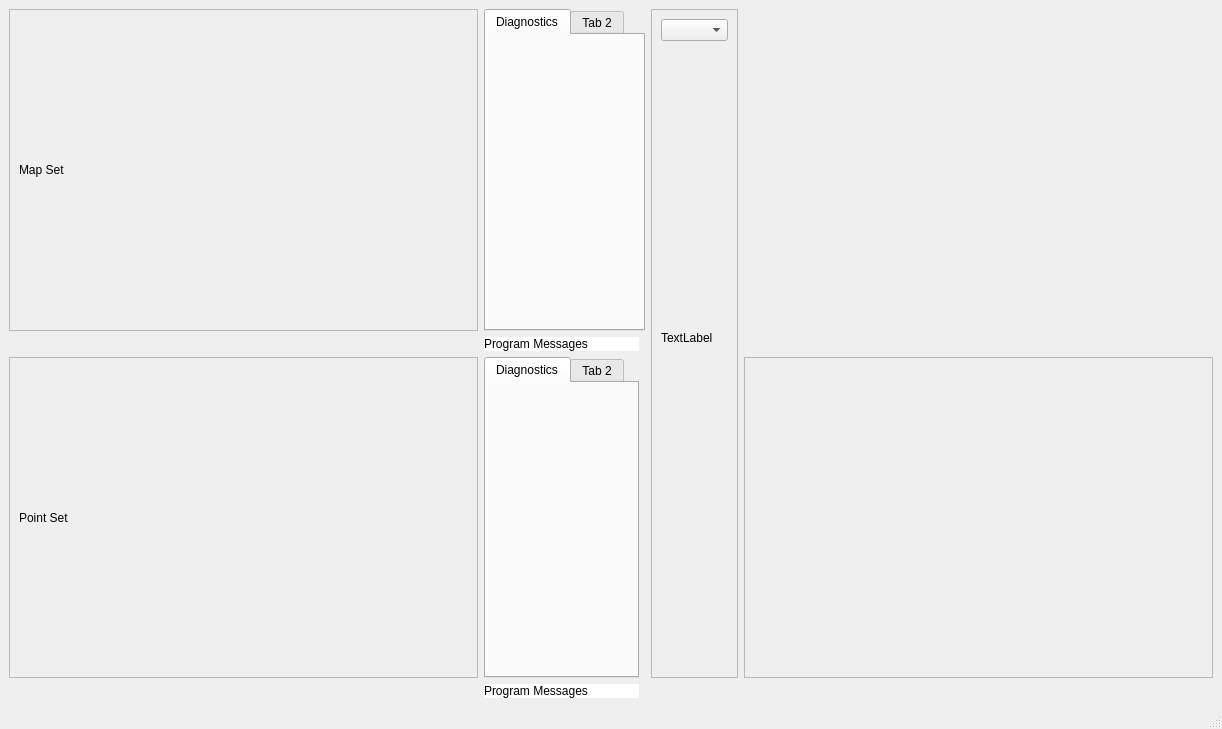
<?xml version="1.0" encoding="UTF-8"?>
<ui version="4.0">
 <class>ImageViewer</class>
 <widget class="QMainWindow" name="ImageViewer">
  <property name="geometry">
   <rect>
    <x>0</x>
    <y>0</y>
    <width>1222</width>
    <height>729</height>
   </rect>
  </property>
  <property name="windowTitle">
   <string>ImageViewer</string>
  </property>
  <property name="autoFillBackground">
   <bool>true</bool>
  </property>
  <widget class="QWidget" name="centralwidget">
   <property name="enabled">
    <bool>true</bool>
   </property>
   <property name="autoFillBackground">
    <bool>true</bool>
   </property>
   <layout class="QGridLayout" name="gridLayout_2">
    <item row="1" column="4" rowspan="3">
     <widget class="QScrollArea" name="scrollArea">
      <property name="sizePolicy">
       <sizepolicy hsizetype="Preferred" vsizetype="Preferred">
        <horstretch>0</horstretch>
        <verstretch>0</verstretch>
       </sizepolicy>
      </property>
      <property name="widgetResizable">
       <bool>false</bool>
      </property>
      <widget class="QWidget" name="scrollAreaWidgetContents">
       <property name="geometry">
        <rect>
         <x>0</x>
         <y>0</y>
         <width>85</width>
         <height>628</height>
        </rect>
       </property>
       <layout class="QVBoxLayout" name="verticalLayout">
        <item>
         <widget class="QComboBox" name="comboBox">
          <property name="editable">
           <bool>false</bool>
          </property>
         </widget>
        </item>
        <item>
         <widget class="QLabel" name="label_colourPalette">
          <property name="sizePolicy">
           <sizepolicy hsizetype="Preferred" vsizetype="Preferred">
            <horstretch>0</horstretch>
            <verstretch>0</verstretch>
           </sizepolicy>
          </property>
          <property name="autoFillBackground">
           <bool>true</bool>
          </property>
          <property name="text">
           <string>TextLabel</string>
          </property>
          <property name="scaledContents">
           <bool>true</bool>
          </property>
         </widget>
        </item>
       </layout>
      </widget>
     </widget>
    </item>
    <item row="1" column="0">
     <widget class="QScrollArea" name="scrollAreaM">
      <property name="widgetResizable">
       <bool>true</bool>
      </property>
      <widget class="QWidget" name="labelM">
       <property name="enabled">
        <bool>true</bool>
       </property>
       <property name="geometry">
        <rect>
         <x>0</x>
         <y>0</y>
         <width>466</width>
         <height>306</height>
        </rect>
       </property>
       <property name="mouseTracking">
        <bool>true</bool>
       </property>
       <layout class="QHBoxLayout" name="horizontalLayout">
        <item>
         <widget class="QLabel" name="imageLabelM">
          <property name="sizePolicy">
           <sizepolicy hsizetype="Preferred" vsizetype="Preferred">
            <horstretch>0</horstretch>
            <verstretch>0</verstretch>
           </sizepolicy>
          </property>
          <property name="autoFillBackground">
           <bool>true</bool>
          </property>
          <property name="text">
           <string>Map Set</string>
          </property>
          <property name="scaledContents">
           <bool>true</bool>
          </property>
         </widget>
        </item>
       </layout>
      </widget>
     </widget>
    </item>
    <item row="3" column="0">
     <widget class="QScrollArea" name="scrollAreaP">
      <property name="widgetResizable">
       <bool>true</bool>
      </property>
      <widget class="QWidget" name="labelP">
       <property name="geometry">
        <rect>
         <x>0</x>
         <y>0</y>
         <width>466</width>
         <height>305</height>
        </rect>
       </property>
       <property name="mouseTracking">
        <bool>true</bool>
       </property>
       <layout class="QHBoxLayout" name="horizontalLayout_2">
        <item>
         <widget class="QLabel" name="imageLabelP">
          <property name="autoFillBackground">
           <bool>true</bool>
          </property>
          <property name="text">
           <string>Point Set</string>
          </property>
          <property name="scaledContents">
           <bool>true</bool>
          </property>
         </widget>
        </item>
       </layout>
      </widget>
     </widget>
    </item>
    <item row="4" column="1">
     <widget class="QLabel" name="label_outputP">
      <property name="autoFillBackground">
       <bool>false</bool>
      </property>
      <property name="styleSheet">
       <string notr="true">background-color: rgb(255, 255, 255);</string>
      </property>
      <property name="text">
       <string>Program Messages</string>
      </property>
     </widget>
    </item>
    <item row="1" column="5">
     <spacer name="horizontalSpacer">
      <property name="orientation">
       <enum>Qt::Horizontal</enum>
      </property>
      <property name="sizeHint" stdset="0">
       <size>
        <width>40</width>
        <height>20</height>
       </size>
      </property>
     </spacer>
    </item>
    <item row="1" column="1" colspan="2">
     <widget class="QTabWidget" name="tabWidget">
      <property name="sizePolicy">
       <sizepolicy hsizetype="Preferred" vsizetype="Preferred">
        <horstretch>0</horstretch>
        <verstretch>0</verstretch>
       </sizepolicy>
      </property>
      <property name="currentIndex">
       <number>0</number>
      </property>
      <property name="usesScrollButtons">
       <bool>false</bool>
      </property>
      <property name="tabBarAutoHide">
       <bool>false</bool>
      </property>
      <widget class="QWidget" name="tab_1">
       <attribute name="title">
        <string>Diagnostics</string>
       </attribute>
       <layout class="QFormLayout" name="formLayout"/>
      </widget>
      <widget class="QWidget" name="tab_2">
       <attribute name="title">
        <string>Tab 2</string>
       </attribute>
       <layout class="QFormLayout" name="formLayout_3">
        <item row="0" column="0">
         <widget class="QGroupBox" name="diagBoxM">
          <property name="sizePolicy">
           <sizepolicy hsizetype="Expanding" vsizetype="Expanding">
            <horstretch>0</horstretch>
            <verstretch>0</verstretch>
           </sizepolicy>
          </property>
          <property name="autoFillBackground">
           <bool>false</bool>
          </property>
          <property name="title">
           <string>Map Diagnostics</string>
          </property>
          <layout class="QGridLayout" name="gridLayout_3">
           <item row="1" column="0">
            <widget class="QLabel" name="calcLabelM_calc">
             <property name="text">
              <string>Calc</string>
             </property>
            </widget>
           </item>
           <item row="2" column="0">
            <widget class="QLabel" name="calcLabelM_bit">
             <property name="text">
              <string>Bitmap</string>
             </property>
            </widget>
           </item>
           <item row="0" column="1">
            <widget class="QLCDNumber" name="calcLabelM_u_V">
             <property name="styleSheet">
              <string notr="true">background-color: rgb(0, 0, 0);
</string>
             </property>
            </widget>
           </item>
           <item row="3" column="0">
            <widget class="QLabel" name="calcLabelM_imag">
             <property name="text">
              <string>Image</string>
             </property>
            </widget>
           </item>
           <item row="0" column="0">
            <widget class="QLabel" name="calcLabelM_u">
             <property name="autoFillBackground">
              <bool>true</bool>
             </property>
             <property name="text">
              <string>Update</string>
             </property>
            </widget>
           </item>
           <item row="3" column="1">
            <widget class="QLCDNumber" name="calcLabelM_imag_V">
             <property name="styleSheet">
              <string notr="true">background-color: rgb(0, 0, 0);
</string>
             </property>
            </widget>
           </item>
           <item row="1" column="1">
            <widget class="QLCDNumber" name="calcLabelM_calc_V">
             <property name="styleSheet">
              <string notr="true">background-color: rgb(0, 0, 0);
</string>
             </property>
            </widget>
           </item>
           <item row="2" column="1">
            <widget class="QLCDNumber" name="calcLabelM_bit_V">
             <property name="styleSheet">
              <string notr="true">background-color: rgb(0, 0, 0);
</string>
             </property>
            </widget>
           </item>
           <item row="4" column="0">
            <spacer name="verticalSpacer_2">
             <property name="orientation">
              <enum>Qt::Vertical</enum>
             </property>
             <property name="sizeHint" stdset="0">
              <size>
               <width>20</width>
               <height>40</height>
              </size>
             </property>
            </spacer>
           </item>
          </layout>
         </widget>
        </item>
       </layout>
      </widget>
     </widget>
    </item>
    <item row="3" column="1">
     <widget class="QTabWidget" name="tabWidget_2">
      <property name="sizePolicy">
       <sizepolicy hsizetype="Preferred" vsizetype="Preferred">
        <horstretch>0</horstretch>
        <verstretch>0</verstretch>
       </sizepolicy>
      </property>
      <property name="currentIndex">
       <number>0</number>
      </property>
      <widget class="QWidget" name="tab_3">
       <attribute name="title">
        <string>Diagnostics</string>
       </attribute>
       <layout class="QFormLayout" name="formLayout_2"/>
      </widget>
      <widget class="QWidget" name="tab_4">
       <attribute name="title">
        <string>Tab 2</string>
       </attribute>
       <layout class="QFormLayout" name="formLayout_4">
        <item row="0" column="0">
         <widget class="QGroupBox" name="diagBoxP">
          <property name="sizePolicy">
           <sizepolicy hsizetype="Preferred" vsizetype="Preferred">
            <horstretch>0</horstretch>
            <verstretch>0</verstretch>
           </sizepolicy>
          </property>
          <property name="title">
           <string>Point Diagnostics</string>
          </property>
          <layout class="QGridLayout" name="gridLayout_5">
           <item row="0" column="0">
            <widget class="QLabel" name="calcLabelP_u">
             <property name="sizePolicy">
              <sizepolicy hsizetype="Minimum" vsizetype="Preferred">
               <horstretch>0</horstretch>
               <verstretch>0</verstretch>
              </sizepolicy>
             </property>
             <property name="autoFillBackground">
              <bool>true</bool>
             </property>
             <property name="text">
              <string>Update</string>
             </property>
            </widget>
           </item>
           <item row="0" column="1">
            <widget class="QLCDNumber" name="calcLabelP_u_V">
             <property name="styleSheet">
              <string notr="true">background-color: rgb(0, 0, 0);
</string>
             </property>
            </widget>
           </item>
           <item row="1" column="0">
            <widget class="QLabel" name="calcLabelP_calc">
             <property name="text">
              <string>Calc</string>
             </property>
            </widget>
           </item>
           <item row="1" column="1">
            <widget class="QLCDNumber" name="calcLabelP_calc_V">
             <property name="styleSheet">
              <string notr="true">background-color: rgb(0, 0, 0);
</string>
             </property>
            </widget>
           </item>
           <item row="2" column="0">
            <widget class="QLabel" name="calcLabelP_bit">
             <property name="text">
              <string>Bitmap</string>
             </property>
            </widget>
           </item>
           <item row="2" column="1">
            <widget class="QLCDNumber" name="calcLabelP_bit_V">
             <property name="styleSheet">
              <string notr="true">background-color: rgb(0, 0, 0);
</string>
             </property>
            </widget>
           </item>
           <item row="3" column="0">
            <widget class="QLabel" name="calcLabelP_imag">
             <property name="text">
              <string>Image</string>
             </property>
            </widget>
           </item>
           <item row="3" column="1">
            <widget class="QLCDNumber" name="calcLabelP_imag_V">
             <property name="styleSheet">
              <string notr="true">background-color: rgb(0, 0, 0);
</string>
             </property>
            </widget>
           </item>
           <item row="4" column="0">
            <spacer name="verticalSpacer_4">
             <property name="orientation">
              <enum>Qt::Vertical</enum>
             </property>
             <property name="sizeHint" stdset="0">
              <size>
               <width>20</width>
               <height>40</height>
              </size>
             </property>
            </spacer>
           </item>
          </layout>
         </widget>
        </item>
       </layout>
      </widget>
     </widget>
    </item>
    <item row="2" column="1">
     <widget class="QLabel" name="label_outputM">
      <property name="autoFillBackground">
       <bool>false</bool>
      </property>
      <property name="styleSheet">
       <string notr="true">background-color: rgb(255, 255, 255);</string>
      </property>
      <property name="text">
       <string>Program Messages</string>
      </property>
     </widget>
    </item>
    <item row="3" column="5">
     <widget class="QFrame" name="frame">
      <property name="frameShape">
       <enum>QFrame::StyledPanel</enum>
      </property>
      <property name="frameShadow">
       <enum>QFrame::Raised</enum>
      </property>
     </widget>
    </item>
   </layout>
  </widget>
  <widget class="QMenuBar" name="menubar">
   <property name="geometry">
    <rect>
     <x>0</x>
     <y>0</y>
     <width>1222</width>
     <height>22</height>
    </rect>
   </property>
  </widget>
  <widget class="QStatusBar" name="statusbar"/>
 </widget>
 <tabstops>
  <tabstop>scrollAreaP</tabstop>
  <tabstop>scrollAreaM</tabstop>
 </tabstops>
 <resources/>
 <connections/>
</ui>
